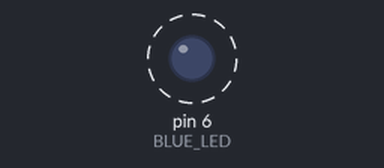
The sketch below on a simulated Arduino Uno, built with avr-gcc and run on an emulated ATmega328P. Parts: output pins drawn as LEDs (lit = HIGH). Dashed ring = blinking.

Above: at 0.2 s.
Timing chart, 0 to 3.0 s (numbered marks = the images above):
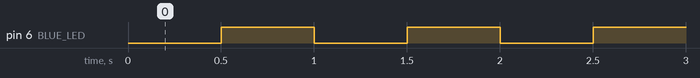

The sketch:

jesenski_bind_alarm_step1.ino
```cpp
const int BLUE_LED = 6;         // Blue LED: blinking

unsigned long lastBlinkTime = 0;
const unsigned long BLINK_INTERVAL = 500;
bool blueLedState = LOW;


void setup() {
  pinMode(BLUE_LED, OUTPUT);
  digitalWrite(BLUE_LED, LOW);
}

void loop() {
  unsigned long currentTime = millis();
  if (currentTime - lastBlinkTime >= BLINK_INTERVAL) {
    lastBlinkTime = currentTime;
    blueLedState = !blueLedState;
    digitalWrite(BLUE_LED, blueLedState);
  }
}
```

Measured:
- by itself, pin 6 (BLUE_LED): alternates HIGH for 0.50 s and LOW for 0.50 s
